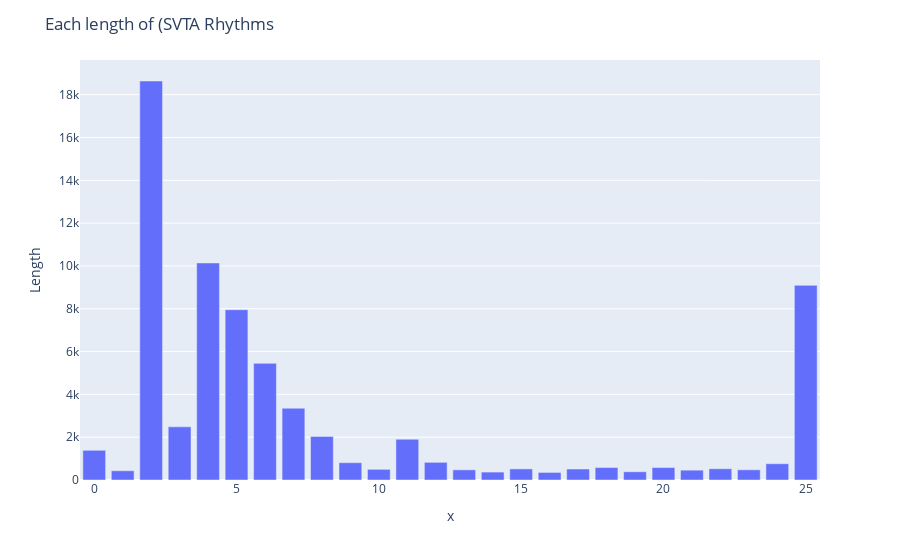

The notebook cell saved with this chart:
### Markdown cell above
### (3) SVTA

### Code cell
print("Basic Statistics of (SVTA")
print("Num : ", len(rhythmLens_SVTA))
print("Mean : ", np.mean(rhythmLens_SVTA))
print("Var : ", np.var(rhythmLens_SVTA))
print("Std : ", np.std(rhythmLens_SVTA))
print("Max : " , np.max(rhythmLens_SVTA))
print("Min : ", np.min(rhythmLens_SVTA))
print("Median : ", np.median(rhythmLens_SVTA))
print("25 Percentile : ", np.percentile(rhythmLens_SVTA, 25))
print("75 Percentile : ", np.percentile(rhythmLens_SVTA, 75))

fig = px.bar(x=range(len(rhythmLens_SVTA)), y=rhythmLens_SVTA)
fig.update_layout(title="Each length of (SVTA Rhythms",
                 yaxis_title="Length",)
fig.show()

sns.distplot(rhythmLens_SVTA, fit=norm).set_title('Dist. of (SVTA')

### Figure 1 — Plotly figure (JSON) as saved in the notebook; plotly's stock layout.template omitted (floating-point values rounded to 4 significant figures)
{"data": [{"alignmentgroup": "True", "hovertemplate": "x=%{x}<br>y=%{y}<extra></extra>", "legendgroup": "", "marker": {"color": "#636efa"}, "name": "", "offsetgroup": "", "orientation": "v", "showlegend": false, "textposition": "auto", "type": "bar", "x": [0, 1, 2, 3, 4, 5, 6, 7, 8, 9, 10, 11, 12, 13, 14, 15, 16, 17, 18, 19, 20, 21, 22, 23, 24, 25], "xaxis": "x", "y": [1388, 432, 18639, 2483, 10140, 7955, 5449, 3353, 2034, 808, 498, 1904, 825, 475, 370, 518, 353, 513, 583, 385, 581, 459, 525, 477, 760, 9094], "yaxis": "y"}], "layout": {"barmode": "relative", "legend": {"tracegroupgap": 0}, "margin": {"t": 60}, "title": {"text": "Each length of (SVTA Rhythms"}, "xaxis": {"anchor": "y", "domain": [0, 1], "title": {"text": "x"}}, "yaxis": {"anchor": "x", "domain": [0, 1], "title": {"text": "Length"}}}}
